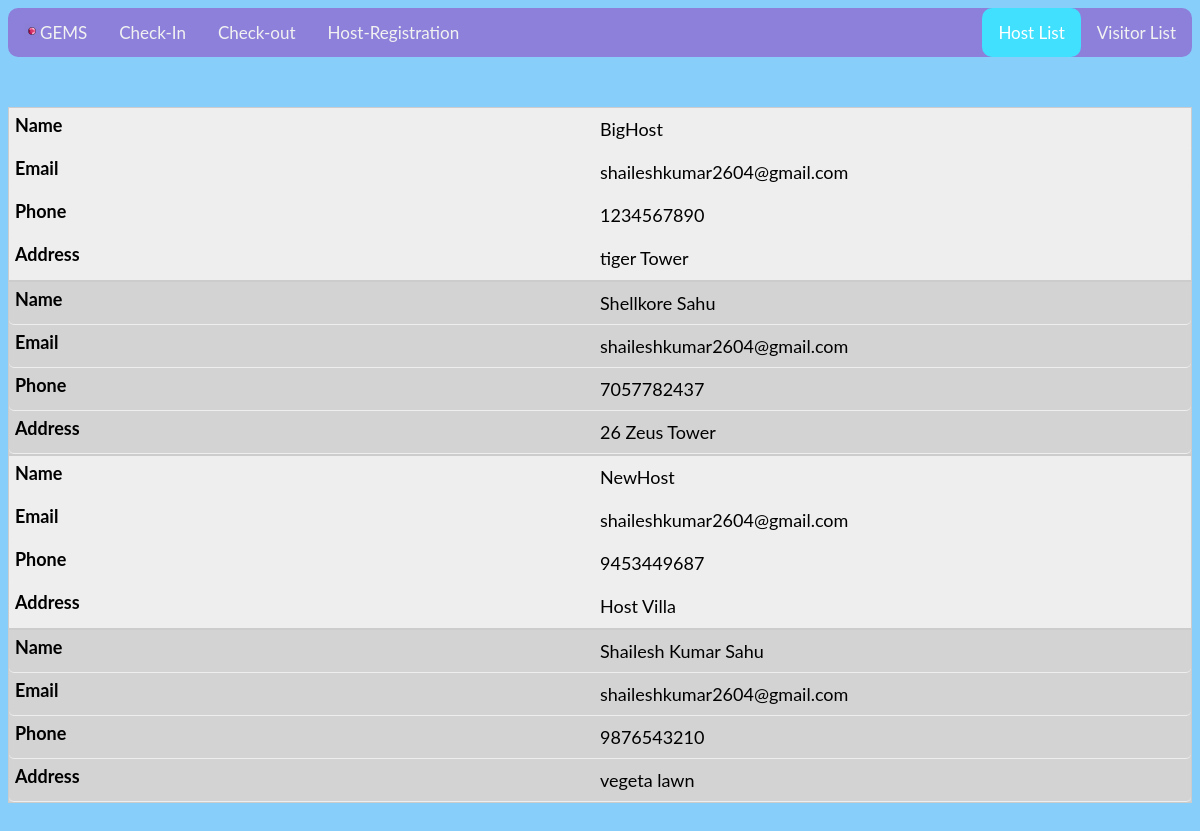
The app's page /allhosts with its own data.
### tables this page shows
CREATE TABLE host (name TEXT, email TEXT, phone INTEGER NOT NULL PRIMARY KEY,address TEXT);

### app.py (the view)
@app.route('/allhosts')
def allhosts():
   con = sql.connect("database.db")
   con.row_factory = sql.Row
   cur = con.cursor()
   cur.execute("select * from host")
   rows = cur.fetchall()
   cur.close()
   return render_template("viewH.html",rows = rows)

### templates/viewH.html (shortened to what this page needs)
<!doctype html>
<html>
<head>
    <link rel="stylesheet" type="text/css" href="{{ url_for('static',filename='styles/style.css') }}">
</head>
   <body>
<div class="topnav">
  <a href="/"><img src="static/gem.png" class="icon">GEMS</a>
  <a  href="{{ url_for('checkin') }}">Check-In</a>
  <a href="{{ url_for('checkout') }}">Check-out</a>
  <a href="{{ url_for('pin') }}">Host-Registration</a>
  <div class="topnav-right">
     <a class='active' href="{{ url_for('allhosts') }}">Host List</a>
     <a href="{{ url_for('visitors') }}">Visitor List</a>
   </div>
</div>
      <table>
         <tbody>
         {% for row in rows %}
            <tr>
               <td data-column="Name">{{row["name"]}}</td>
               <td data-column="Email">{{row["email"]}}</td>
               <td data-column="Phone"> {{row["phone"]}}</td>
               <td data-column="Address">{{row["address"]}}</td>
            </tr>
         {% endfor %}
         </tbody>
      </table>
   </body>
</html>

### static/styles/style.css (style rules this page uses)
img { height: 20px; }
.topnav { background-color: #8d80da; overflow: hidden; border-radius: 10px; }
.topnav a { float: left; color: #f2f2f2; text-align: center; padding: 14px 16px; text-decoration: none; font-size: 17px; }
.icon { height: 16px; }
.topnav a.active { background-color: #41e0ff; color: white; border-radius: 10px; }
.topnav-right { float: right; }
body { background-color: rgba(135, 206, 250); font-family: "Lato", "Lucida Grande", "Lucida Sans Unicode", Tahoma, Sans-Serif; }
table { width: 90%; border-collapse: collapse; margin:50px auto; background-color: #D3D3D3; }
tr:nth-of-type(odd) { background: #eee; }
td, th { padding: 10px; border: 1px solid #ccc; text-align: left; font-size: 18px; border-radius: 5px; }
@media only screen and (max-width: 760px),
(min-device-width: 768px) and (max-device-width: 1024px) { table { width: 100%; } }
@media only screen and (max-width: 760px),
(min-device-width: 768px) and (max-device-width: 1024px) { table, thead, tbody, th, td, tr { display: block; } }
@media only screen and (max-width: 760px),
(min-device-width: 768px) and (max-device-width: 1024px) { tr { border: 1px solid #ccc; } }
@media only screen and (max-width: 760px),
(min-device-width: 768px) and (max-device-width: 1024px) { td { border: none; border-bottom: 1px solid #eee; position: relative; padding-left: 50%; } }
@media only screen and (max-width: 760px),
(min-device-width: 768px) and (max-device-width: 1024px) { td:before { position: absolute; top: 6px; left: 6px; width: 45%; padding-right: 10px; white-space: nowrap; content: attr(data-column); color: #000; font-weight: bold; } }

### records on screen
host: name "BigHost", email "shaileshkumar2604@gmail.com", phone "1234567890", address "tiger Tower"
host: name "Shellkore Sahu", email "shaileshkumar2604@gmail.com", phone "7057782437", address "26 Zeus Tower"
host: name "NewHost", email "shaileshkumar2604@gmail.com", phone "9453449687", address "Host Villa"
host: name "Shailesh Kumar Sahu", email "shaileshkumar2604@gmail.com", phone "9876543210", address "vegeta lawn"
